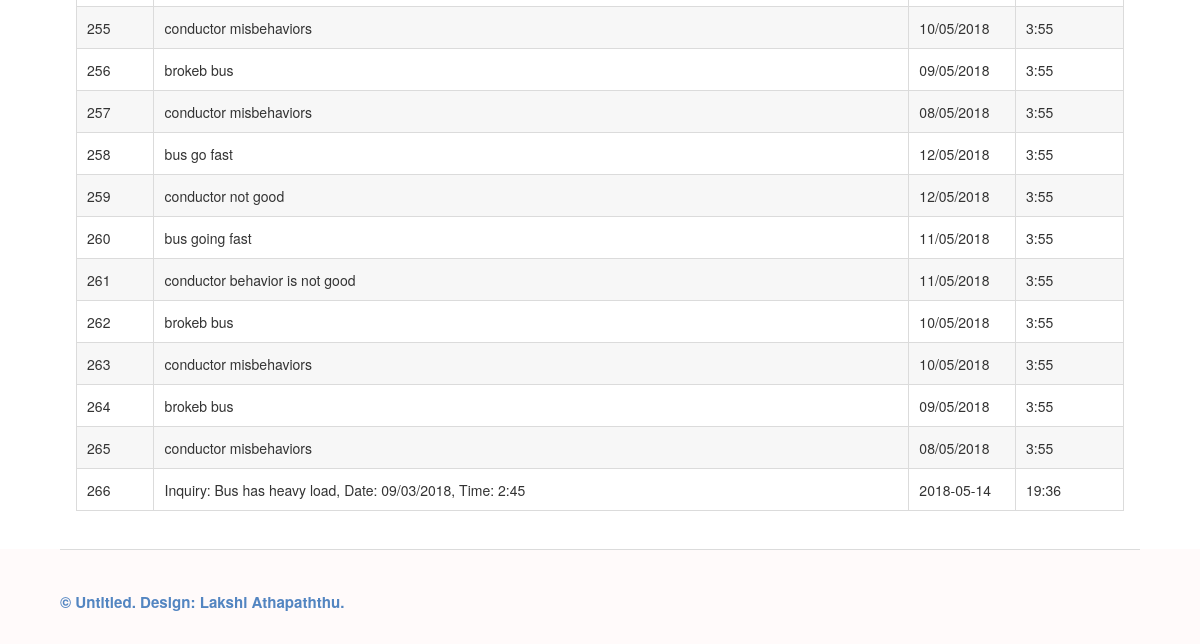
Page /useract/viewhistory/ (signed in, lower part) on the earlier database version.
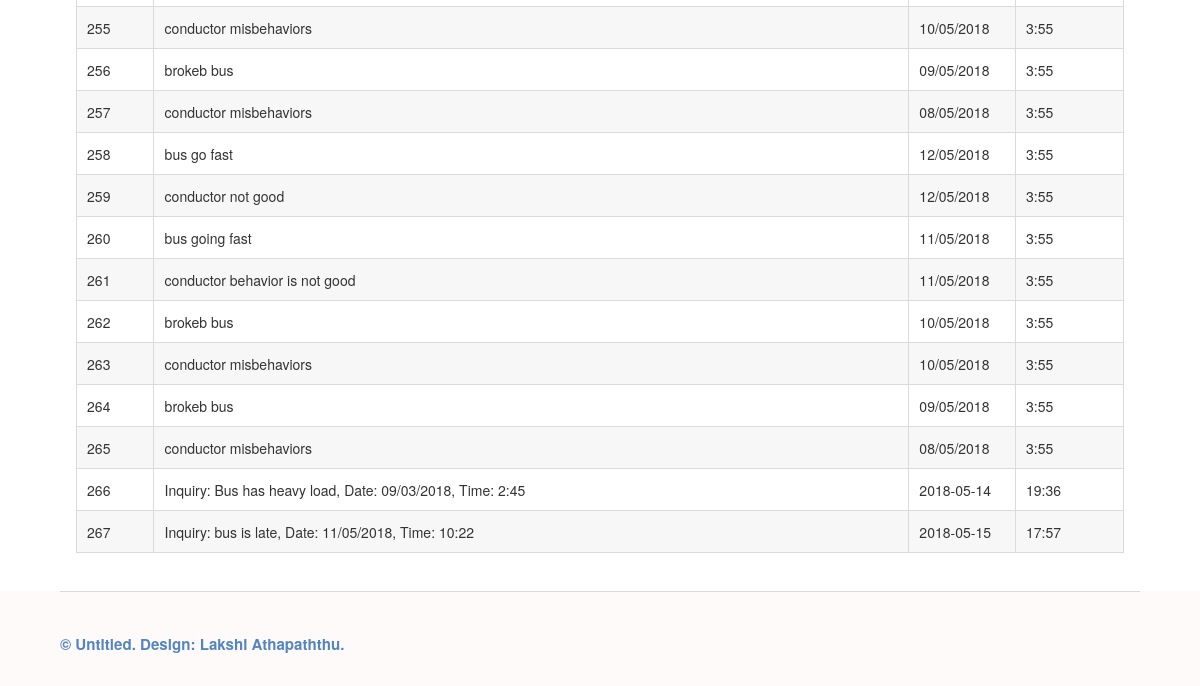
Same page on the later database version.
### useract/models.py (models this page shows)
class Inquiry(models.Model):
    inquiry_id = models.AutoField(primary_key=True)
    reported_date = models.CharField(max_length=20)
    reported_time = models.CharField(max_length=10)
    USERNAME = models.ForeignKey(
        User,
        on_delete=models.CASCADE,
        null=False,
    )
    description = models.CharField(max_length=1000)
    add_state = models.BooleanField()
    report_id = models.ForeignKey(
        Report,
        on_delete=models.CASCADE,
        null=False,
    )

### useract/all_views/customerView.py (the view)
class viewInqury(View):
    temp = 'view history/view_history.html'
    def get(self,request):
        user_name = request.session['users']
        user_id = User.objects.get(username=user_name).pk
        object = Inquiry.objects.filter(USERNAME=user_id)
        return render(request, self.temp, {'user':user_name.upper(), 'obj':object})

### useract/templates/view history/view_history.html (shortened to what this page needs)
{% extends 'block/block.html' %}
{% block body %}
    <body class="subpage">
        <section>
            <div class="table-wrapper">
                <table class="alt">
                    <tbody>
                    {% for object in obj%}
                        <tr>
                        <td>{{ object.inquiry_id }}</td>
                        <td>{{ object.description }}</td>
                        <td>{{ object.reported_date}}</td>
                        <td>{{ object.reported_time}}</td>
                        </tr>
                    {% endfor %}
                    </tbody>
                </table>
        </div>
        </section>
{% endblock %}

Differences in the rows shown:
added Inquiry: inquiry_id "267", description "Inquiry: bus is late, Date: 11/05/2018, Time: 10:22", reported_date "2018-05-15", reported_time "17:57"
